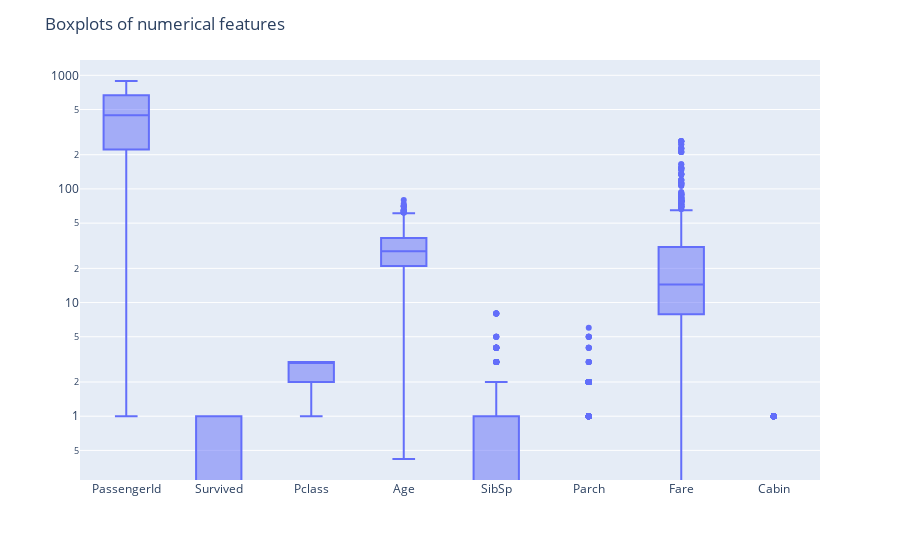

Notebook cell for this chart:
### Code cell
num_col = [col for col in df.columns if df[col].dtype != ('object' or 'date')] # list of numerical columns
cat_col = [col for col in df.columns if df[col].dtype == ('object' or 'date')] # list of categorical columns

fig= px.box(df[num_col], log_y= True)
fig.update_layout(title='Boxplots of numerical features', xaxis_title="", yaxis_title="")

### Figure 1 — Plotly figure (JSON) as saved in the notebook; plotly's stock layout.template omitted (floating-point values rounded to 4 significant figures; data arrays with more than 128 entries replaced by an {"elided": "..."} marker saying what was removed)
{"data": [{"alignmentgroup": "True", "hovertemplate": "variable=%{x}<br>value=%{y}<extra></extra>", "legendgroup": "", "marker": {"color": "#636efa"}, "name": "", "notched": false, "offsetgroup": "", "orientation": "v", "showlegend": false, "type": "box", "x": {"elided": "7104 str values"}, "x0": " ", "xaxis": "x", "y": {"elided": "7104 float values"}, "y0": " ", "yaxis": "y"}], "layout": {"boxmode": "group", "legend": {"tracegroupgap": 0}, "margin": {"t": 60}, "title": {"text": "Boxplots of numerical features"}, "xaxis": {"anchor": "y", "domain": [0, 1], "title": {"text": ""}}, "yaxis": {"anchor": "x", "domain": [0, 1], "title": {"text": ""}, "type": "log"}}}
